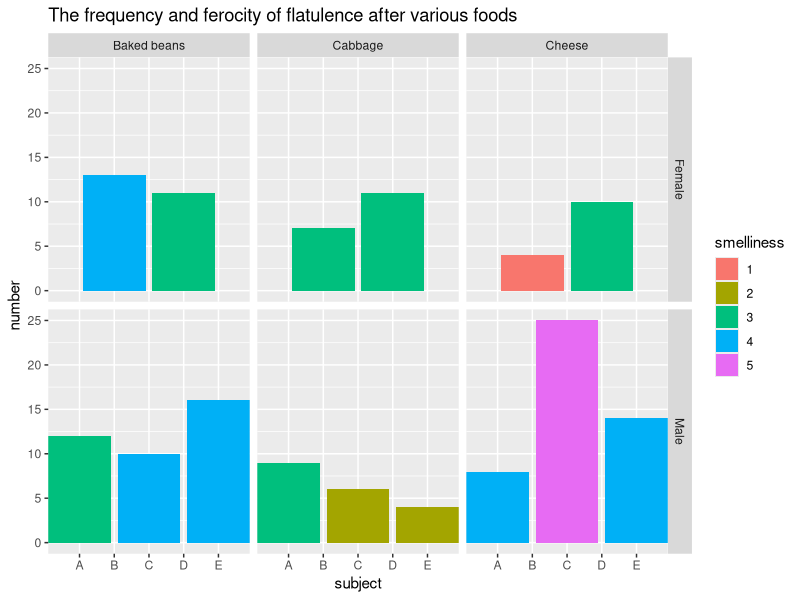

The R source for this figure:
## ---- chunk 1
knitr::opts_chunk$set(echo = TRUE)
## ---- chunk 2

library(tidyverse)
library(knitr)

## ---- chunk 3

farts = data.frame(subject = c(rep(LETTERS[1:5], each=3)),
                        sex = c("m", "m", "m", "f", "f", "f","m", "m", "m", "f", "f", "f", "m", "m", "m"),
                        food = c("bb", "ch", "cab"),
                        number = c(12,8,9,13,4,7,10,25,6,11,10,11,16,14,4),
                        smelliness = c(3,4,3,4,1,3,4,5,2,3,3,3,4,4,2))

farts_messy = spread(farts, smelliness, number) %>% 
  select(-sex)

farts_messy$subject = paste(farts$subject, farts$sex, sep="")

knitr::kable(farts_messy)

## ---- chunk 4

(test = gather(farts_messy, smelliness, number, -c(subject, food)))

# smelliness = key: the name of the NEW column that will include each OLD column headers that became a variable
# number = value: the name of the NEW stacked-variable column
# 3:7 = "..." : the columns to include in the gathering (reshaping)

## ---- chunk 5

clean_farts = test %>% 
  na.omit() %>%                  # get rid of NAs
  arrange(subject, food) %>%     # arrange data set by subject 
  mutate(subject = substr(farts_messy$subject, start = 1, stop = 1),
         sex = substr(farts_messy$subject, start = 2, stop = 2)) %>% 
  
  # substr: breaks apart a string of characters
      # farts_messy$subject: variable to break apart
      # start = __: where to start the break
      # stop = __: where to end the break
  
  select(subject, sex, everything()) #rearrange the columns with sex toward the front (my personal preference)

knitr::kable(clean_farts)
## ---- chunk 6

label_names = c("bb"="Baked beans", "cab"="Cabbage", "ch" = "Cheese", "f"="Female", "m"="Male")

clean_farts %>% 
  ggplot(aes(x=subject, y=number)) +
  geom_bar(stat="identity", aes(fill=smelliness)) +
  facet_grid(sex~food, labeller = as_labeller(label_names)) +
  ggtitle("The frequency and ferocity of flatulence after various foods")
  

## ---- chunk 7

farts %>% 
  spread(food, number, 0)

# food = key: the variable that you want broken down ("spread" out) into different columns 
# number = value: the values that will fill into your new columns
# 0 = fill: the default for this is NULL (nothing), but if you add it in, it'll fill in instead of NAs

